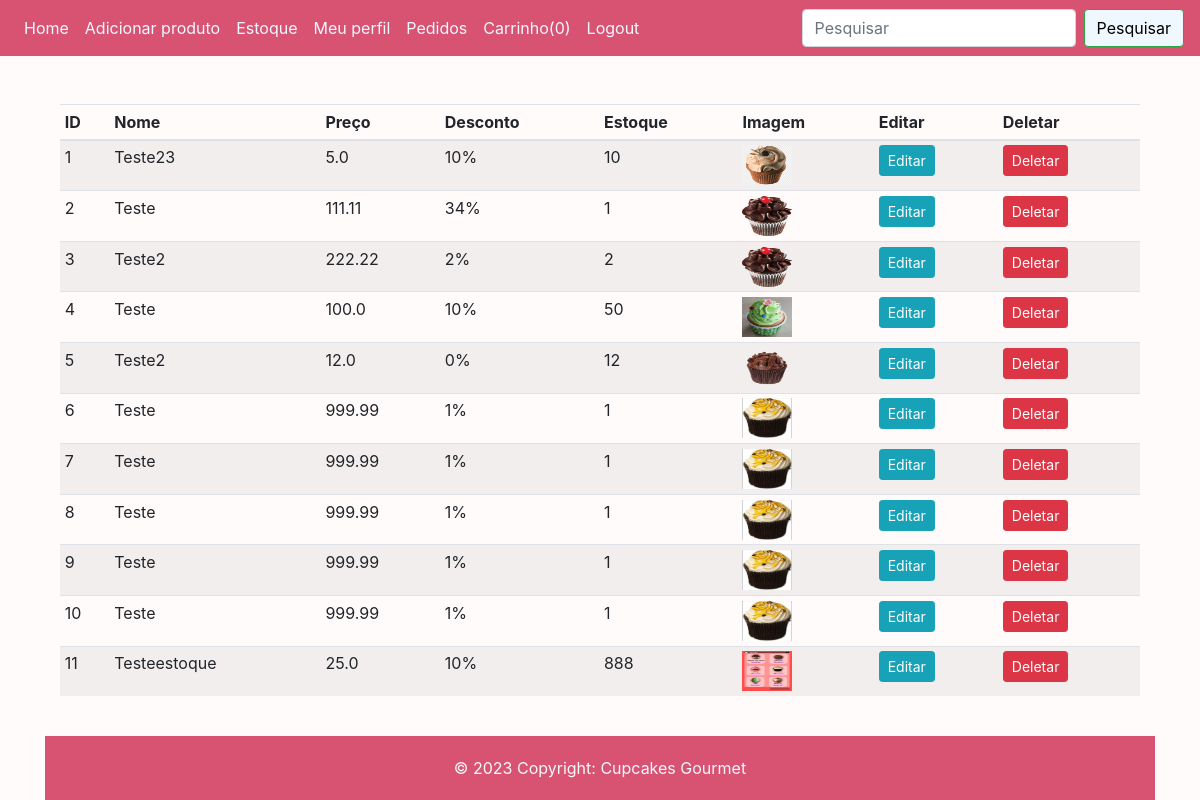
/stock (signed in), run on the app's committed database.
### website/models.py (models this page shows)
class Product(db.Model):
    __seachbale__ = ['name', 'description'] # Itens que poderão ser pesquisados pelo flask_msearch
    id = db.Column(db.Integer, primary_key=True)
    name = db.Column(db.String(80), nullable=False)
    price = db.Column(db.Float, nullable=False)
    discount = db.Column(db.Integer, default=0)
    stock = db.Column(db.Integer, nullable=False)
    description = db.Column(db.String(200), nullable=False)
    user_id = db.Column(db.Integer, db.ForeignKey('user.id'))
    pub_date = db.Column(db.DateTime, nullable=False, default=datetime.now)
    img = db.Column(db.String(150), nullable=False, default='image.jpg')

### website/auth.py (the view)
@auth.route('/stock', methods=['GET', 'POST']) # URL do estoque
@login_required # Decorador que só vai permitir acesso ao logout caso o usuário estiver logado.
def stock():
    products = Product.query.all() # Buscando todos os itens da tabela Product nos models e colocando dentro da variavel products
    return render_template("stock.html", user=current_user, products=products) # Passando a variavel Products com todos os itens da tabela para a pagina stock

### website/templates/stock.html (shortened to what this page needs)
{% extends "base.html" %} {% block title %}Estoque{% endblock %} {% block
content %}
<div class="container mt-5">
  <table class="table table-sm table-condensed table-striped">
    <thead>
      <th>ID</th>
      <th>Nome</th>
      <th>Preço</th>
      <th>Desconto</th>
      <th>Estoque</th>
      <th>Imagem</th>
      <th>Editar</th>
      <th>Deletar</th>
    </thead>
    <tbody>
      {% for product in products %}
      <tr>
        <td>{{loop.index}}</td>
        <td>{{product.name}}</td>
        <td>{{product.price}}</td>
        <td>{{product.discount}}%</td>
        <td>{{product.stock}}</td>
        <td><img src="{{url_for('static', filename='images/' + product.img)}}" width="50" height="40"/></td>
        <td><a href="{{url_for('auth.updateProduct', id=product.id)}}" class="btn btn-info btn-sm">Editar</a></td>
        <td>
          <button type="button" class="btn btn-danger btn-sm" data-toggle="modal" data-target="#exampleModal-{{product.id}}">Deletar</button>
        </td>
      </tr>
      {% endfor %}
    </tbody>
  </table>
</div>
<br />
<footer class="text-light">
  <div class="text-center" style="background-color: #d85372; padding: 20px;" >
    &copy 2023 Copyright: <a href="#" style="color: aliceblue;">Cupcakes Gourmet</a>
  </div>
</footer>
{% endblock %}

### website/templates/base.html (style rules this page uses)
body { background-color: #fffbfb; }

### data on the page
Product: name "Teste23", price "5.0", discount "10", stock "10", img (picture)
Product: name "Teste", price "111.11", discount "34", stock "1", img (picture)
Product: name "Teste2", price "222.22", discount "2", stock "2", img (picture)
Product: name "Teste", price "100.0", discount "10", stock "50", img (picture)
Product: name "Teste2", price "12.0", discount "0", stock "12", img (picture)
Product: name "Teste", price "999.99", discount "1", stock "1", img (picture)
Product: name "Teste", price "999.99", discount "1", stock "1", img (picture)
Product: name "Teste", price "999.99", discount "1", stock "1", img (picture)
Product: name "Teste", price "999.99", discount "1", stock "1", img (picture)
Product: name "Teste", price "999.99", discount "1", stock "1", img (picture)
Product: name "Testeestoque", price "25.0", discount "10", stock "888", img (picture)

### other printed values
{{ session['Shoppingcart']|length }} "0"
